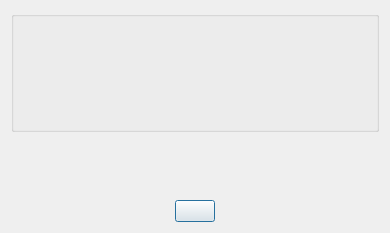
<?xml version="1.0" encoding="UTF-8"?>
<ui version="4.0">
 <class>HelpAbout</class>
 <widget class="QDialog" name="HelpAbout">
  <property name="geometry">
   <rect>
    <x>0</x>
    <y>0</y>
    <width>390</width>
    <height>233</height>
   </rect>
  </property>
  <property name="minimumSize">
   <size>
    <width>390</width>
    <height>230</height>
   </size>
  </property>
  <property name="maximumSize">
   <size>
    <width>390</width>
    <height>233</height>
   </size>
  </property>
  <property name="windowTitle">
   <string>WMeter - About</string>
  </property>
  <property name="windowIcon">
   <iconset>
    <normaloff>WStreamLab.ico</normaloff>WStreamLab.ico</iconset>
  </property>
  <layout class="QGridLayout" name="gridLayout">
   <item row="0" column="0">
    <layout class="QVBoxLayout" name="verticalLayout_2">
     <item>
      <widget class="QGroupBox" name="grAbout">
       <property name="title">
        <string/>
       </property>
       <layout class="QGridLayout" name="gridLayout_2">
        <item row="0" column="0">
         <layout class="QVBoxLayout" name="verticalLayout">
          <item>
           <layout class="QHBoxLayout" name="horizontalLayout_2">
            <item>
             <widget class="QLabel" name="lbName">
              <property name="text">
               <string/>
              </property>
             </widget>
            </item>
            <item>
             <widget class="QLabel" name="lbNameValue">
              <property name="text">
               <string/>
              </property>
             </widget>
            </item>
           </layout>
          </item>
          <item>
           <layout class="QHBoxLayout" name="horizontalLayout_3">
            <item>
             <widget class="QLabel" name="lbCopyright">
              <property name="text">
               <string/>
              </property>
             </widget>
            </item>
            <item>
             <widget class="QLabel" name="lbCopyrightValue">
              <property name="text">
               <string/>
              </property>
             </widget>
            </item>
           </layout>
          </item>
          <item>
           <layout class="QHBoxLayout" name="horizontalLayout_4">
            <item>
             <widget class="QLabel" name="lbEmail">
              <property name="text">
               <string/>
              </property>
             </widget>
            </item>
            <item>
             <widget class="QLabel" name="lbEmailValue">
              <property name="text">
               <string/>
              </property>
             </widget>
            </item>
           </layout>
          </item>
          <item>
           <layout class="QHBoxLayout" name="horizontalLayout_5">
            <item>
             <widget class="QLabel" name="lbAddress">
              <property name="text">
               <string/>
              </property>
             </widget>
            </item>
            <item>
             <widget class="QLabel" name="lbAddressValue">
              <property name="text">
               <string/>
              </property>
             </widget>
            </item>
           </layout>
          </item>
          <item>
           <layout class="QHBoxLayout" name="horizontalLayout_6">
            <item>
             <widget class="QLabel" name="lbAuthor">
              <property name="text">
               <string/>
              </property>
             </widget>
            </item>
            <item>
             <widget class="QLabel" name="lbAuthorValue">
              <property name="text">
               <string/>
              </property>
             </widget>
            </item>
           </layout>
          </item>
         </layout>
        </item>
       </layout>
      </widget>
     </item>
     <item>
      <spacer name="verticalSpacer">
       <property name="orientation">
        <enum>Qt::Vertical</enum>
       </property>
       <property name="sizeHint" stdset="0">
        <size>
         <width>20</width>
         <height>40</height>
        </size>
       </property>
      </spacer>
     </item>
     <item>
      <layout class="QHBoxLayout" name="horizontalLayout">
       <item>
        <spacer name="horizontalSpacer">
         <property name="orientation">
          <enum>Qt::Horizontal</enum>
         </property>
         <property name="sizeHint" stdset="0">
          <size>
           <width>40</width>
           <height>20</height>
          </size>
         </property>
        </spacer>
       </item>
       <item>
        <widget class="QPushButton" name="pbClose">
         <property name="text">
          <string/>
         </property>
        </widget>
       </item>
       <item>
        <spacer name="horizontalSpacer_2">
         <property name="orientation">
          <enum>Qt::Horizontal</enum>
         </property>
         <property name="sizeHint" stdset="0">
          <size>
           <width>40</width>
           <height>20</height>
          </size>
         </property>
        </spacer>
       </item>
      </layout>
     </item>
    </layout>
   </item>
  </layout>
 </widget>
 <resources/>
 <connections/>
</ui>
